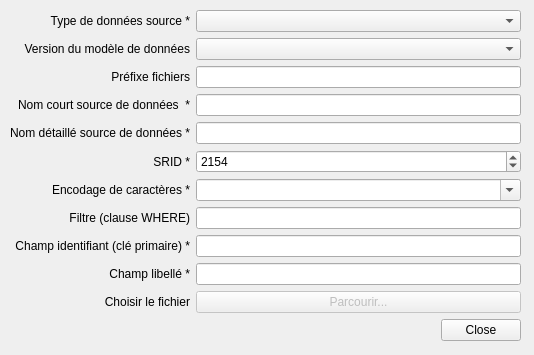
<?xml version="1.0" encoding="UTF-8"?>
<ui version="4.0">
 <class>Dialog</class>
 <widget class="QDialog" name="Dialog">
  <property name="geometry">
   <rect>
    <x>0</x>
    <y>0</y>
    <width>534</width>
    <height>355</height>
   </rect>
  </property>
  <property name="windowTitle">
   <string>Importer des données de zonage</string>
  </property>
  <widget class="QWidget" name="layoutWidget">
   <property name="geometry">
    <rect>
     <x>10</x>
     <y>10</y>
     <width>511</width>
     <height>304</height>
    </rect>
   </property>
   <layout class="QGridLayout" name="gridLayout">
    <item row="3" column="1">
     <widget class="QLineEdit" name="lineEditSourceName">
      <property name="text">
       <string/>
      </property>
     </widget>
    </item>
    <item row="4" column="0">
     <widget class="QLabel" name="labelSourceComment">
      <property name="text">
       <string>Nom détaillé source de données *</string>
      </property>
      <property name="alignment">
       <set>Qt::AlignRight|Qt::AlignTrailing|Qt::AlignVCenter</set>
      </property>
     </widget>
    </item>
    <item row="6" column="0">
     <widget class="QLabel" name="label_9">
      <property name="text">
       <string>Encodage de caractères *</string>
      </property>
      <property name="alignment">
       <set>Qt::AlignRight|Qt::AlignTrailing|Qt::AlignVCenter</set>
      </property>
     </widget>
    </item>
    <item row="9" column="0">
     <widget class="QLabel" name="labelNameField">
      <property name="text">
       <string>Champ libellé *</string>
      </property>
      <property name="alignment">
       <set>Qt::AlignRight|Qt::AlignTrailing|Qt::AlignVCenter</set>
      </property>
     </widget>
    </item>
    <item row="8" column="0">
     <widget class="QLabel" name="labelIdField">
      <property name="text">
       <string>Champ identifiant (clé primaire) *</string>
      </property>
      <property name="alignment">
       <set>Qt::AlignRight|Qt::AlignTrailing|Qt::AlignVCenter</set>
      </property>
     </widget>
    </item>
    <item row="6" column="1">
     <widget class="QComboBox" name="comboBoxEncoding">
      <property name="editable">
       <bool>true</bool>
      </property>
     </widget>
    </item>
    <item row="10" column="1">
     <widget class="QPushButton" name="pushButtonChoose">
      <property name="enabled">
       <bool>false</bool>
      </property>
      <property name="sizePolicy">
       <sizepolicy hsizetype="Expanding" vsizetype="Fixed">
        <horstretch>0</horstretch>
        <verstretch>0</verstretch>
       </sizepolicy>
      </property>
      <property name="text">
       <string>Parcourir...</string>
      </property>
     </widget>
    </item>
    <item row="9" column="1">
     <widget class="QLineEdit" name="lineEditNameField">
      <property name="text">
       <string/>
      </property>
     </widget>
    </item>
    <item row="5" column="1">
     <widget class="QSpinBox" name="spinBoxSRID">
      <property name="maximum">
       <number>9999</number>
      </property>
      <property name="value">
       <number>2154</number>
      </property>
     </widget>
    </item>
    <item row="1" column="0">
     <widget class="QLabel" name="label_7">
      <property name="text">
       <string>Version du modèle de données</string>
      </property>
      <property name="alignment">
       <set>Qt::AlignRight|Qt::AlignTrailing|Qt::AlignVCenter</set>
      </property>
     </widget>
    </item>
    <item row="4" column="1">
     <widget class="QLineEdit" name="lineEditSourceComment"/>
    </item>
    <item row="2" column="0">
     <widget class="QLabel" name="labelPrefix">
      <property name="text">
       <string>Préfixe fichiers</string>
      </property>
      <property name="alignment">
       <set>Qt::AlignRight|Qt::AlignTrailing|Qt::AlignVCenter</set>
      </property>
     </widget>
    </item>
    <item row="2" column="1">
     <widget class="QLineEdit" name="lineEditPrefix"/>
    </item>
    <item row="5" column="0">
     <widget class="QLabel" name="label">
      <property name="text">
       <string>SRID *</string>
      </property>
      <property name="alignment">
       <set>Qt::AlignRight|Qt::AlignTrailing|Qt::AlignVCenter</set>
      </property>
     </widget>
    </item>
    <item row="1" column="1">
     <widget class="QComboBox" name="comboBoxFormatVersion"/>
    </item>
    <item row="10" column="0">
     <widget class="QLabel" name="labelChoose">
      <property name="text">
       <string>Choisir le fichier</string>
      </property>
      <property name="alignment">
       <set>Qt::AlignRight|Qt::AlignTrailing|Qt::AlignVCenter</set>
      </property>
     </widget>
    </item>
    <item row="7" column="0">
     <widget class="QLabel" name="labelFilter">
      <property name="text">
       <string>Filtre (clause WHERE)</string>
      </property>
      <property name="alignment">
       <set>Qt::AlignRight|Qt::AlignTrailing|Qt::AlignVCenter</set>
      </property>
     </widget>
    </item>
    <item row="7" column="1">
     <widget class="QLineEdit" name="lineEditFilter"/>
    </item>
    <item row="3" column="0">
     <widget class="QLabel" name="labelZoningName">
      <property name="text">
       <string>Nom court source de données  *</string>
      </property>
      <property name="alignment">
       <set>Qt::AlignRight|Qt::AlignTrailing|Qt::AlignVCenter</set>
      </property>
     </widget>
    </item>
    <item row="0" column="0">
     <widget class="QLabel" name="label_2">
      <property name="text">
       <string>Type de données source *</string>
      </property>
      <property name="alignment">
       <set>Qt::AlignRight|Qt::AlignTrailing|Qt::AlignVCenter</set>
      </property>
     </widget>
    </item>
    <item row="0" column="1">
     <widget class="QComboBox" name="comboBoxFormat"/>
    </item>
    <item row="8" column="1">
     <widget class="QLineEdit" name="lineEditIdField">
      <property name="text">
       <string/>
      </property>
     </widget>
    </item>
   </layout>
  </widget>
  <widget class="QDialogButtonBox" name="buttonBox">
   <property name="geometry">
    <rect>
     <x>440</x>
     <y>310</y>
     <width>81</width>
     <height>41</height>
    </rect>
   </property>
   <property name="standardButtons">
    <set>QDialogButtonBox::Close</set>
   </property>
  </widget>
 </widget>
 <resources/>
 <connections/>
</ui>
